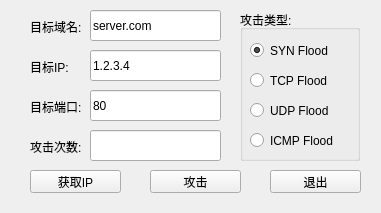
<?xml version="1.0" encoding="UTF-8"?>
<ui version="4.0">
 <class>MainWindow</class>
 <widget class="QMainWindow" name="MainWindow">
  <property name="geometry">
   <rect>
    <x>0</x>
    <y>0</y>
    <width>381</width>
    <height>213</height>
   </rect>
  </property>
  <property name="windowTitle">
   <string>PyDDosTool</string>
  </property>
  <widget class="QWidget" name="centralWidget">
   <widget class="QLineEdit" name="domainInput">
    <property name="geometry">
     <rect>
      <x>90</x>
      <y>10</y>
      <width>131</width>
      <height>31</height>
     </rect>
    </property>
    <property name="text">
     <string>server.com</string>
    </property>
   </widget>
   <widget class="QLineEdit" name="ipInput">
    <property name="geometry">
     <rect>
      <x>90</x>
      <y>50</y>
      <width>131</width>
      <height>31</height>
     </rect>
    </property>
    <property name="text">
     <string>1.2.3.4</string>
    </property>
   </widget>
   <widget class="QLineEdit" name="portInput">
    <property name="geometry">
     <rect>
      <x>90</x>
      <y>90</y>
      <width>131</width>
      <height>31</height>
     </rect>
    </property>
    <property name="text">
     <string>80</string>
    </property>
   </widget>
   <widget class="QGroupBox" name="btnGrp">
    <property name="geometry">
     <rect>
      <x>240</x>
      <y>10</y>
      <width>120</width>
      <height>151</height>
     </rect>
    </property>
    <property name="title">
     <string>攻击类型:</string>
    </property>
    <widget class="QRadioButton" name="icmpChk">
     <property name="geometry">
      <rect>
       <x>10</x>
       <y>120</y>
       <width>94</width>
       <height>21</height>
      </rect>
     </property>
     <property name="text">
      <string>ICMP Flood</string>
     </property>
    </widget>
    <widget class="QRadioButton" name="synChk">
     <property name="geometry">
      <rect>
       <x>10</x>
       <y>30</y>
       <width>94</width>
       <height>21</height>
      </rect>
     </property>
     <property name="text">
      <string>SYN Flood</string>
     </property>
     <property name="checked">
      <bool>true</bool>
     </property>
    </widget>
    <widget class="QRadioButton" name="udpChk">
     <property name="geometry">
      <rect>
       <x>10</x>
       <y>90</y>
       <width>94</width>
       <height>21</height>
      </rect>
     </property>
     <property name="text">
      <string>UDP Flood</string>
     </property>
    </widget>
    <widget class="QRadioButton" name="tcpChk">
     <property name="geometry">
      <rect>
       <x>10</x>
       <y>60</y>
       <width>94</width>
       <height>21</height>
      </rect>
     </property>
     <property name="text">
      <string>TCP Flood</string>
     </property>
    </widget>
   </widget>
   <widget class="QPushButton" name="getIPBtn">
    <property name="geometry">
     <rect>
      <x>30</x>
      <y>170</y>
      <width>91</width>
      <height>23</height>
     </rect>
    </property>
    <property name="text">
     <string>获取IP</string>
    </property>
   </widget>
   <widget class="QPushButton" name="atkBtn">
    <property name="geometry">
     <rect>
      <x>150</x>
      <y>170</y>
      <width>91</width>
      <height>23</height>
     </rect>
    </property>
    <property name="text">
     <string>攻击</string>
    </property>
   </widget>
   <widget class="QPushButton" name="quitBtn">
    <property name="geometry">
     <rect>
      <x>270</x>
      <y>170</y>
      <width>91</width>
      <height>23</height>
     </rect>
    </property>
    <property name="text">
     <string>退出</string>
    </property>
    <property name="shortcut">
     <string>Ctrl+Q</string>
    </property>
   </widget>
   <widget class="QLabel" name="lb_1">
    <property name="geometry">
     <rect>
      <x>30</x>
      <y>20</y>
      <width>52</width>
      <height>14</height>
     </rect>
    </property>
    <property name="text">
     <string>目标域名:</string>
    </property>
   </widget>
   <widget class="QLabel" name="lb_2">
    <property name="geometry">
     <rect>
      <x>30</x>
      <y>60</y>
      <width>52</width>
      <height>14</height>
     </rect>
    </property>
    <property name="text">
     <string>目标IP:</string>
    </property>
   </widget>
   <widget class="QLabel" name="lb_3">
    <property name="geometry">
     <rect>
      <x>30</x>
      <y>100</y>
      <width>52</width>
      <height>14</height>
     </rect>
    </property>
    <property name="text">
     <string>目标端口:</string>
    </property>
   </widget>
   <widget class="QLineEdit" name="countInput">
    <property name="geometry">
     <rect>
      <x>90</x>
      <y>130</y>
      <width>131</width>
      <height>31</height>
     </rect>
    </property>
   </widget>
   <widget class="QLabel" name="lb_4">
    <property name="geometry">
     <rect>
      <x>30</x>
      <y>140</y>
      <width>52</width>
      <height>14</height>
     </rect>
    </property>
    <property name="text">
     <string>攻击次数:</string>
    </property>
   </widget>
  </widget>
 </widget>
 <resources/>
 <connections>
  <connection>
   <sender>quitBtn</sender>
   <signal>clicked()</signal>
   <receiver>MainWindow</receiver>
   <slot>close()</slot>
   <hints>
    <hint type="sourcelabel">
     <x>333</x>
     <y>178</y>
    </hint>
    <hint type="destinationlabel">
     <x>256</x>
     <y>166</y>
    </hint>
   </hints>
  </connection>
 </connections>
</ui>
